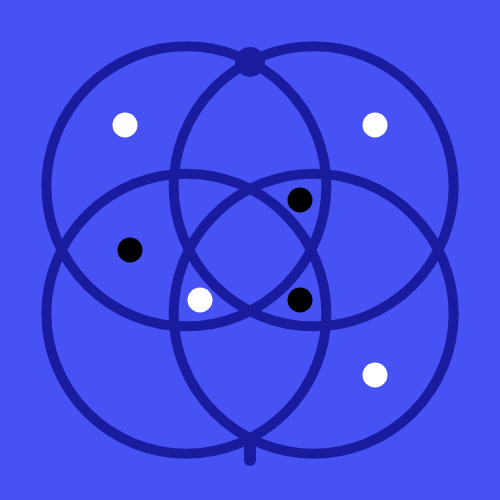
Frame 1 (no input)
Frame 60 (no input): identical to frame 1, image omitted
Frame 120 (the mouse pressed at the canvas centre since frame 60): identical to frame 1, image omitted

The p5.js sketch that drew this single still picture (run headless with seeded random() and noise() and a simulated clock; from frame 60 on, the mouse is pressed at the canvas centre):

// p5.js sketch
// ── sketch.js
const CANVAS_SIZE = 500;
const CENTER_X = CANVAS_SIZE / 2;
const CENTER_Y = CANVAS_SIZE / 2;

const BLACK = [0, 0, 0, 255];
const WHITE = [255, 255, 255, 255];
const FG = [26, 28, 160, 255];
const BG = [71, 82, 245, 255];

function setup() {
  createCanvas(CANVAS_SIZE, CANVAS_SIZE);
}

function draw() {
  noStroke();
  strokeWeight(10);
  fill(...BG);
  rect(0, 0, CANVAS_SIZE, CANVAS_SIZE);
  
  stroke(...FG);
  noFill();

  const CIRCLES = 4;
  for (let i = 0; i < CIRCLES; i++) {
    const angle = (i + 0.5) * 360 / CIRCLES;
    const x = CENTER_X + 90 * cos(radians(angle));
    const y = CENTER_Y + 90 * sin(radians(angle));
    ellipse(x, y, 280);
  }

  stroke(...WHITE);
  strokeWeight(0);
  fill(...WHITE);

  ellipse(CENTER_X + 125, CENTER_Y + 125, 25, 25);
  ellipse(CENTER_X + 125, CENTER_Y - 125, 25, 25);
  ellipse(CENTER_X - 125, CENTER_Y - 125, 25, 25);
  ellipse(CENTER_X - 50, CENTER_Y + 50, 25, 25);
  
  stroke(...BLACK);
  fill(...BLACK);
  ellipse(CENTER_X + 50, CENTER_Y + 50, 25, 25);
  ellipse(CENTER_X + 50, CENTER_Y - 50, 25, 25);
  ellipse(CENTER_X - 120, CENTER_Y, 25, 25);

  // start
  stroke(...FG);
  fill(...FG);
  ellipse(CENTER_X, CENTER_Y - 188, 30)

  // finish
  stroke(...FG);
  strokeWeight(12);
  line(CENTER_X, CENTER_Y + 188, CENTER_X, CENTER_Y + 210)
}
